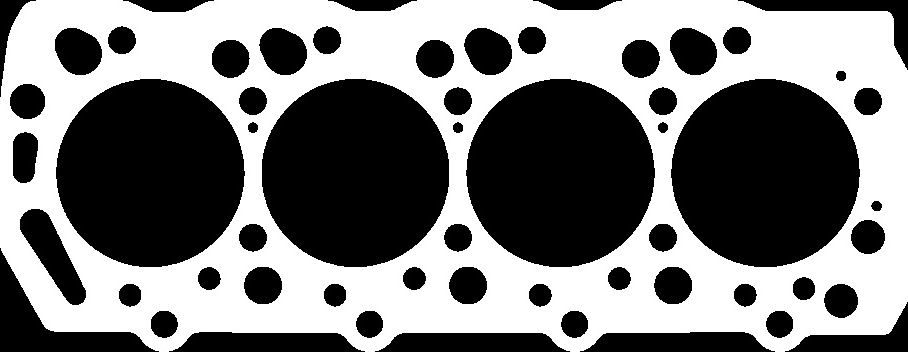
#> input picture imagenes_juntas/TC-441-20.jpg, 908 x 352 px
$ python test_analisis_directo.py
#> lines starting #> are read from the running program, lines starting #| are printed output that depends on the picture; after the words box and inside, x2 and y2 are one past the last pixel; in counts of white or black regions, pixels touching at a corner belong together
### contornos_analyzer_fixed.py
"""
Análisis de contornos y momentos de Hu para juntas
Versión corregida sin emojis y con detección de agujeros por jerarquía
"""

import cv2
import numpy as np
from typing import Dict, List, Tuple, Optional

# Constantes
MM_POR_PIXEL_DEFAULT = 0.1
UMBRAL_CIRCULARIDAD = 80.0
UMBRAL_AREA_GRANDE = 100.0  # mm²

def pixeles_a_mm(pixeles: float, mm_por_pixel: float) -> float:
    """Convierte píxeles a milímetros"""
    return pixeles * mm_por_pixel

def pixeles2_a_mm2(pixeles2: float, mm_por_pixel: float) -> float:
    """Convierte píxeles cuadrados a milímetros cuadrados"""
    return pixeles2 * (mm_por_pixel ** 2)

def calcular_centroide_y_orientacion(moments: Dict, contour: np.ndarray) -> Tuple[float, float, float]:
    """Calcula centroide y ángulo de orientación de un contorno"""
    if moments['m00'] != 0:
        cx = moments['m10'] / moments['m00']
        cy = moments['m01'] / moments['m00']
    else:
        cx = cy = 0.0

    # Calcular ángulo de orientación usando el segundo momento central
    mu20 = moments['mu20']
    mu02 = moments['mu02']
    mu11 = moments['mu11']

    if mu20 != mu02:
        angle_rad = 0.5 * np.arctan2(2 * mu11, mu20 - mu02)
        angle_degrees = np.degrees(angle_rad)
    else:
        angle_degrees = 0.0

    return float(cx), float(cy), float(angle_degrees)

def analizar_agujeros(holes: List[np.ndarray], mm_por_pixel: float) -> List[Dict]:
    """Analiza una lista de agujeros y los clasifica"""
    analisis = []

    for i, hole in enumerate(holes):
        area_px = cv2.contourArea(hole)
        perimeter_px = cv2.arcLength(hole, True)
        area_mm2 = pixeles2_a_mm2(area_px, mm_por_pixel)
        perimeter_mm = pixeles_a_mm(perimeter_px, mm_por_pixel)

        # Calcular circularidad
        if perimeter_px > 0:
            circularity = (4 * np.pi * area_px) / (perimeter_px ** 2) * 100
        else:
            circularity = 0.0

        # Clasificar agujero
        if area_mm2 >= UMBRAL_AREA_GRANDE and circularity >= UMBRAL_CIRCULARIDAD:
            clasificacion = 'Redondo Grande'
        elif circularity >= UMBRAL_CIRCULARIDAD:
            clasificacion = 'Redondo Chico'
        else:
            clasificacion = 'Irregular'

        # Calcular centroide
        moments = cv2.moments(hole)
        if moments['m00'] != 0:
            cx = moments['m10'] / moments['m00']
            cy = moments['m01'] / moments['m00']
        else:
            cx = cy = 0.0

        analisis.append({
            'id': i + 1,
            'area_px': float(area_px),
            'area_mm2': float(area_mm2),
            'perimeter_px': float(perimeter_px),
            'perimeter_mm': float(perimeter_mm),
            'circularity': float(circularity),
            'clasificacion': clasificacion,
            'centroide_px': (float(cx), float(cy)),
            'contour': hole
        })

    return analisis

def encontrar_agujeros_extremos(analisis_agujeros: List[Dict]) -> Tuple[Optional[Tuple[float, float]], Optional[Tuple[float, float]]]:
    """Encuentra los dos agujeros más extremos para calcular línea de referencia"""
    agujeros_grandes = [a for a in analisis_agujeros if a['clasificacion'] == 'Redondo Grande']

    if len(agujeros_grandes) < 2:
        return None, None

    # Encontrar agujeros con coordenadas x mínima y máxima
    agujero_izq = min(agujeros_grandes, key=lambda a: a['centroide_px'][0])
    agujero_der = max(agujeros_grandes, key=lambda a: a['centroide_px'][0])

    return agujero_izq['centroide_px'], agujero_der['centroide_px']

def analizar_imagen_completa(img_fondo_blanco: np.ndarray, mm_por_pixel: float = MM_POR_PIXEL_DEFAULT, verbose: bool = True) -> Dict:
    """
    Analiza una imagen de junta completa (fondo blanco)

    Args:
        img_fondo_blanco: Imagen en escala de grises con fondo blanco
        mm_por_pixel: Factor de conversión píxeles a milímetros

    Returns:
        Diccionario con todos los datos del análisis
    """
    try:
        if verbose:
            print("\n" + "=" * 80)
            print("ANALISIS DE CONTORNOS Y MOMENTOS DE HU")
            print("=" * 80)

        # === PASO 1: Convertir a binario ===
        if verbose:
            print("\n[contornos] PASO 1: Binarizacion...")
        _, imagen_binaria = cv2.threshold(img_fondo_blanco, 127, 255, cv2.THRESH_BINARY_INV)
        if verbose:
            print(f"[contornos] OK Imagen binarizada")

        # === PASO 2: Detectar contornos ===
        if verbose:
            print("\n[contornos] PASO 2: Deteccion de contornos...")
        contours, hierarchy = cv2.findContours(imagen_binaria, cv2.RETR_TREE, cv2.CHAIN_APPROX_SIMPLE)

        if not contours:
            if verbose:
                print("[contornos] WARNING: No se detectaron contornos")
            return {'ok': False, 'error': 'No se detectaron contornos'}

        if verbose:
            print(f"[contornos] OK {len(contours)} contornos detectados")

        # === PASO 3: Identificar contorno principal (el de mayor área) ===
        if verbose:
            print("\n[contornos] PASO 3: Identificando contorno principal...")

        # Encontrar el contorno de mayor área (contorno principal)
        main_contour_idx = 0
        max_area = 0
        for i, contour in enumerate(contours):
            area = cv2.contourArea(contour)
            if area > max_area:
                max_area = area
                main_contour_idx = i

        main_contour = contours[main_contour_idx]
        main_area_px = cv2.contourArea(main_contour)
        main_perimeter_px = cv2.arcLength(main_contour, True)

        # Calcular bounding box del contorno principal
        x, y, w, h = cv2.boundingRect(main_contour)
        bbox_width_px = w
        bbox_height_px = h

        if verbose:
            print(f"[contornos] OK Contorno principal: Area={main_area_px:.2f} px², Perimetro={main_perimeter_px:.2f} px")
            print(f"[contornos]   Bounding Box: {bbox_width_px}x{bbox_height_px} px")

        # === PASO 4: Identificar agujeros (hijos del contorno principal) ===
        if verbose:
            print("\n[contornos] PASO 4: Identificando agujeros por jerarquia...")

        holes = []

        # Buscar agujeros como hijos del contorno principal
        first_child = hierarchy[0][main_contour_idx][2]  # Primer hijo

        if verbose:
            print(f"[contornos] Primer hijo del contorno principal: {first_child}")

        if first_child != -1:
            child_idx = first_child
            while child_idx != -1:
                area = cv2.contourArea(contours[child_idx])
                if verbose:
                    print(f"[contornos]   Agujero {len(holes)+1}: contorno {child_idx}, area {area:.1f} px²")
                holes.append(contours[child_idx])
                child_idx = hierarchy[0][child_idx][0]  # Siguiente hermano

        if verbose:
            print(f"[contornos] OK {len(holes)} agujeros detectados")

        # === PASO 5: Calcular momentos invariantes de Hu ===
        if verbose:
            print("\n[contornos] PASO 5: Calculando momentos de Hu...")
        # Crear máscara de la forma (contorno principal - agujeros)
        mask = np.zeros(img_fondo_blanco.shape, dtype=np.uint8)
        cv2.fillPoly(mask, [main_contour], 255)

        for hole in holes:
            cv2.fillPoly(mask, [hole], 0)

        # Calcular momentos
        moments = cv2.moments(mask)

        # Calcular centroide y ángulo de orientación
        cx_px, cy_px, angle_degrees = calcular_centroide_y_orientacion(moments, main_contour)

        hu_moments = cv2.HuMoments(moments).flatten()

        if verbose:
            print(f"[contornos] OK Momentos de Hu calculados")
            print(f"[contornos]   Centroide: ({cx_px:.2f}, {cy_px:.2f}) px")
            print(f"[contornos]   Angulo orientacion: {angle_degrees:.2f}°")

        # === PASO 6: Análisis de agujeros ===
        if verbose:
            print("\n[contornos] PASO 6: Analizando agujeros...")
        analisis_agujeros = analizar_agujeros(holes, mm_por_pixel)

        # Estadísticas de clasificación
        redondos_grandes = sum(1 for item in analisis_agujeros if item['clasificacion'] == 'Redondo Grande')
        redondos_chicos = sum(1 for item in analisis_agujeros if item['clasificacion'] == 'Redondo Chico')
        irregulares = sum(1 for item in analisis_agujeros if item['clasificacion'] == 'Irregular')

        if verbose:
            print(f"[contornos] OK Clasificacion de agujeros:")
            print(f"[contornos]   Redondos Grandes: {redondos_grandes}")
            print(f"[contornos]   Redondos Chicos: {redondos_chicos}")
            print(f"[contornos]   Irregulares: {irregulares}")

        if verbose and analisis_agujeros:
            print(f"\n[contornos] Analisis detallado:")
            print(f"[contornos] {'ID':<4} {'Area (mm)':>12} {'Perimetro (mm)':>15} {'Circular.':>11} {'Clasificacion':>18}")
            print(f"[contornos] {'-'*65}")
        for item in analisis_agujeros:
            if verbose:
                print(f"[contornos] {item['id']:<4} {item['area_mm2']:>12.2f} {item['perimeter_mm']:>15.2f} {item['circularity']:>10.1f}% {item['clasificacion']:>18}")

        # === PASO 7: Línea de referencia ===
        if verbose:
            print("\n[contornos] PASO 7: Calculando linea de referencia...")
        punto1, punto2 = encontrar_agujeros_extremos(analisis_agujeros)

        linea_referencia = None
        if punto1 and punto2:
            distancia_px = np.sqrt((punto2[0] - punto1[0])**2 + (punto2[1] - punto1[1])**2)
            distancia_mm = pixeles_a_mm(distancia_px, mm_por_pixel)

            punto_medio = ((punto1[0] + punto2[0]) / 2, (punto1[1] + punto2[1]) / 2)

            linea_referencia = {
                'punto1_px': (float(punto1[0]), float(punto1[1])),
                'punto2_px': (float(punto2[0]), float(punto2[1])),
                'distancia_px': float(distancia_px),
                'distancia_mm': float(distancia_mm),
                'punto_medio_px': (float(punto_medio[0]), float(punto_medio[1]))
            }
            if verbose:
                print(f"[contornos] OK Linea de referencia calculada")
                print(f"[contornos]   Distancia: {distancia_mm:.2f} mm ({distancia_px:.2f} px)")
                print(f"[contornos]   Punto medio: {punto_medio} px")
        else:
            if verbose:
                print(f"[contornos] INFO: No se pudo calcular linea de referencia (menos de 2 agujeros grandes)")

        # === RESULTADOS ===
        if verbose:
            print("\n" + "=" * 80)
            print("RESULTADOS FINALES")
            print("=" * 80)
            print(f"OK Contorno principal: {pixeles2_a_mm2(main_area_px, mm_por_pixel):.2f} mm²")
            print(f"OK Total agujeros: {len(holes)}")
            print(f"OK Momentos de Hu: {len(hu_moments)} valores")
            print(f"OK Factor conversion: {mm_por_pixel} mm/px")
            print("=" * 80 + "\n")

        # Preparar datos serializables (sin contornos OpenCV)
        agujeros_serializables = []
        for item in analisis_agujeros:
            agujeros_serializables.append({
                'id': item['id'],
                'area_px': float(item['area_px']),
                'area_mm2': float(item['area_mm2']),
                'perimeter_px': float(item['perimeter_px']),
                'perimeter_mm': float(item['perimeter_mm']),
                'circularity': float(item['circularity']),
                'clasificacion': item['clasificacion'],
                'centroide_px': item['centroide_px']
            })

        return {
            'ok': True,
            'contorno_principal': {
                'area_px': float(main_area_px),
                'area_mm2': float(pixeles2_a_mm2(main_area_px, mm_por_pixel)),
                'perimetro_px': float(main_perimeter_px),
                'perimetro_mm': float(pixeles_a_mm(main_perimeter_px, mm_por_pixel)),
                'angulo_orientacion': float(angle_degrees),
                'centroide_px': (float(cx_px), float(cy_px)),
                'centroide_mm': (float(pixeles_a_mm(cx_px, mm_por_pixel)), float(pixeles_a_mm(cy_px, mm_por_pixel))),
                'bbox_width_px': float(bbox_width_px),
                'bbox_height_px': float(bbox_height_px),
                'bbox_width_mm': float(pixeles_a_mm(bbox_width_px, mm_por_pixel)),
                'bbox_height_mm': float(pixeles_a_mm(bbox_height_px, mm_por_pixel))
            },
            'momentos_hu': [float(h) for h in hu_moments],
            'agujeros': agujeros_serializables,
            'linea_referencia': linea_referencia,
            'parametros': {
                'mm_por_pixel': float(mm_por_pixel),
                'umbral_circularidad': UMBRAL_CIRCULARIDAD,
                'umbral_area_grande': UMBRAL_AREA_GRANDE
            },
            # Datos para visualización (contornos originales)
            '_visualization_data': {
                'main_contour': main_contour,
                'analisis_agujeros': analisis_agujeros  # Incluye contornos OpenCV
            }
        }

    except Exception as e:
        print(f"[contornos] ERROR: Error en analisis: {e}")
        import traceback
        traceback.print_exc()
        return {'ok': False, 'error': str(e)}

def crear_visualizacion(img_fondo_blanco: np.ndarray, datos_analisis: Dict) -> Optional[np.ndarray]:
    """
    Crea la visualización con contornos y agujeros coloreados

    Args:
        img_fondo_blanco: Imagen original en escala de grises con fondo blanco
        datos_analisis: Resultado del análisis completo

    Returns:
        Imagen BGR con visualización o None si hay error
    """
    try:
        if not datos_analisis.get('ok') or '_visualization_data' not in datos_analisis:
            return None

        vis_data = datos_analisis['_visualization_data']
        main_contour = vis_data['main_contour']
        analisis_agujeros = vis_data['analisis_agujeros']
        linea_ref = datos_analisis.get('linea_referencia')

        # Crear imagen con fondo gris claro
        vis_img = np.full((img_fondo_blanco.shape[0], img_fondo_blanco.shape[1], 3), (240, 240, 240), dtype=np.uint8)

        # Convertir imagen original a BGR para el fondo
        if len(img_fondo_blanco.shape) == 2:
            vis_img = cv2.cvtColor(img_fondo_blanco, cv2.COLOR_GRAY2BGR)

        # Dibujar contorno principal en VERDE
        if main_contour is not None:
            cv2.drawContours(vis_img, [main_contour], -1, (0, 255, 0), 2)

        # Rellenar agujeros con colores según clasificación
        if analisis_agujeros:
            for item in analisis_agujeros:
                clasificacion = item['clasificacion']
                hole = item['contour']

                # Asignar colores según clasificación
                if clasificacion == 'Redondo Grande':
                    color = (0, 0, 255)  # ROJO para agujeros grandes
                elif clasificacion == 'Redondo Chico':
                    color = (255, 0, 255)  # MAGENTA para agujeros chicos
                else:  # Irregular
                    color = (0, 165, 255)  # NARANJA para irregulares

                # Rellenar agujero
                cv2.fillPoly(vis_img, [hole], color)
                # Dibujar borde
                cv2.drawContours(vis_img, [hole], -1, (0, 0, 0), 1)

        # Dibujar línea de referencia si existe
        if linea_ref and 'punto1_px' in linea_ref and 'punto2_px' in linea_ref:
            p1 = (int(linea_ref['punto1_px'][0]), int(linea_ref['punto1_px'][1]))
            p2 = (int(linea_ref['punto2_px'][0]), int(linea_ref['punto2_px'][1]))
            cv2.line(vis_img, p1, p2, (255, 0, 0), 3)  # AZUL para línea de referencia

            # Dibujar puntos extremos
            cv2.circle(vis_img, p1, 5, (255, 0, 0), -1)
            cv2.circle(vis_img, p2, 5, (255, 0, 0), -1)

        return vis_img

    except Exception as e:
        print(f"[visualizacion] ERROR: {e}")
        return None

### test_analisis_directo.py
import cv2
import numpy as np
from contornos_analyzer_fixed import analizar_imagen_completa, crear_visualizacion

def test_analisis_directo():
    print("=== PRUEBA DIRECTA DE ANÁLISIS TC-441-20 ===")

    # Cargar imagen TC-441-20
    img_path = "imagenes_juntas/TC-441-20.jpg"
    print(f"Cargando imagen: {img_path}")

    img = cv2.imread(img_path, cv2.IMREAD_GRAYSCALE)
#> img is the input picture: shape (352, 908); min 0, max 255, mean 122.6
    if img is None:
        print("ERROR: No se pudo cargar la imagen")
        return

    print(f"Imagen cargada: {img.shape}")
#| Imagen cargada: (352, 908)

    # Detectar fondo
    pixeles_claros = np.sum(img > 127)
#> pixeles_claros = 153737
    pixeles_oscuros = np.sum(img <= 127)
#> pixeles_oscuros = 165879

    print(f"Píxeles claros: {pixeles_claros}")
#| Píxeles claros: 153737
    print(f"Píxeles oscuros: {pixeles_oscuros}")
#| Píxeles oscuros: 165879

    if pixeles_oscuros > pixeles_claros:
        print("Fondo OSCURO - invirtiendo para obtener fondo blanco")
        img_para_analisis = 255 - img
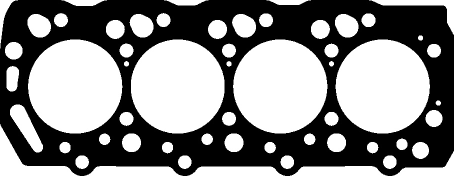
#> img_para_analisis: shape (352, 908) (shown at 1/2 size); min 0, max 255, mean 132.4
    else:
        print("Fondo CLARO - usando imagen original")
        img_para_analisis = img

    # Analizar imagen
    print("\nIniciando análisis...")
    analisis = analizar_imagen_completa(img_para_analisis, mm_por_pixel=0.1, verbose=True)
#> in analizar_imagen_completa, `contours, hierarchy = cv2.findContours(imagen_binaria, cv2.RETR_TREE, ..`: contours = 48 contours; largest, box (x1, y1, x2, y2) and area: (0, 0, 908, 352) 296614, (55, 78, 246, 268) 28088, (670, 78, 861, 268) 28082, (465, 78, 656, 268) 28078, (261, 78, 450, 268) 28066
#| [contornos] OK 48 contornos detectados
#> the loop in analizar_imagen_completa, `for i, contour in enumerate(contours):` made 48 passes
#> (area, max_area, main_contour_idx) on pass 1: (296613.5, 296613.5, 0)
#> after the loop in analizar_imagen_completa, `for i, contour in enumerate(contours):`: main_contour_idx = 0; max_area = 296613.5
#> in analizar_imagen_completa, `main_contour = contours[main_contour_idx]`: main_contour = contour of 482 points, box (x1, y1, x2, y2) (0, 0, 908, 352), area 296614
#> in analizar_imagen_completa, `main_area_px = cv2.contourArea(main_contour)`: main_area_px = 296613.5
#> in analizar_imagen_completa, `main_perimeter_px = cv2.arcLength(main_contour, True)`: main_perimeter_px = 2501.4
#> in analizar_imagen_completa, `x, y, w, h = cv2.boundingRect(main_contour)`: x = 0; w = 908; h = 352
#> in analizar_imagen_completa, `bbox_width_px = w`: bbox_width_px = 908
#> in analizar_imagen_completa, `bbox_height_px = h`: bbox_height_px = 352
#| [contornos] OK Contorno principal: Area=296613.50 px², Perimetro=2501.42 px
#| [contornos]   Bounding Box: 908x352 px
#> in analizar_imagen_completa, `first_child = hierarchy[0][main_contour_idx][2]`: first_child = 1
#| [contornos] Primer hijo del contorno principal: 1
#> the loop in analizar_imagen_completa, `while child_idx != -1:` made 47 passes
#> (area, child_idx) on passes 1 to 8: (617.5, 2), (614.5, 3), (613, 4), (617.5, 5), (944.5, 6), (438, 7), (437, 8), (435.5, 9)
#> (printed output is left out)
#> after the loop in analizar_imagen_completa, `while child_idx != -1:`: holes = 47 contours; largest, box (x1, y1, x2, y2) and area: (55, 78, 246, 268) 28088, (670, 78, 861, 268) 28082, (465, 78, 656, 268) 28078, (261, 78, 450, 268) 28066, (19, 208, 87, 306) 2822
#| [contornos] OK 47 agujeros detectados
#> in analizar_imagen_completa, `cv2.fillPoly(mask, [main_contour], 255)`:
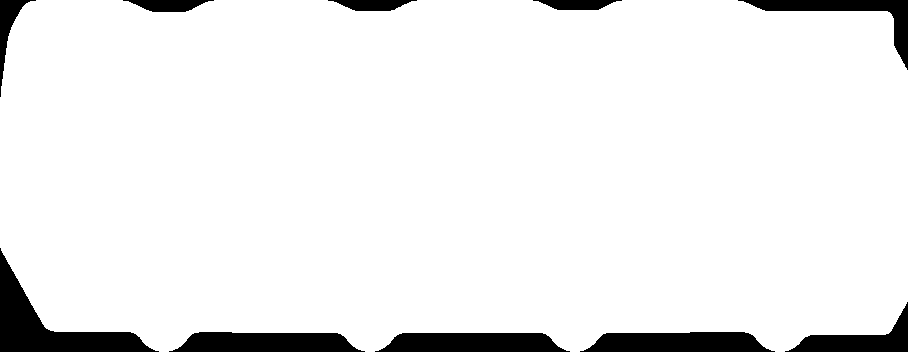
#> mask: shape (352, 908); 93.2% white; 10 black regions, largest, box (x1, y1, x2, y2) and area: (0, 248, 159, 352) 4856, (580, 332, 775, 352) 3197, (169, 332, 365, 352) 3188
#> the loop in analizar_imagen_completa, `for hole in holes:` made 47 passes
#> (the rest of the program and of its run is left out)
